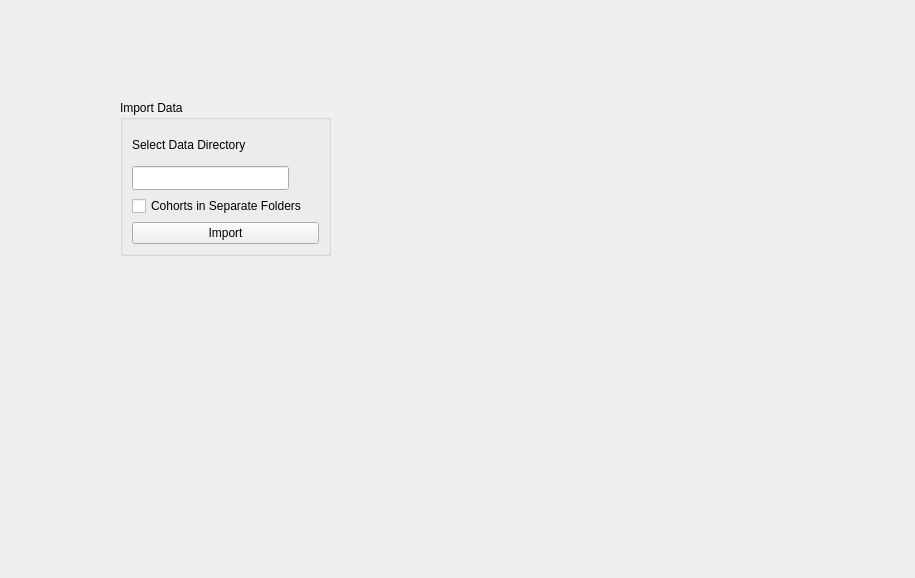
<?xml version="1.0" encoding="UTF-8"?>
<ui version="4.0">
 <class>Form</class>
 <widget class="QWidget" name="Form">
  <property name="geometry">
   <rect>
    <x>0</x>
    <y>0</y>
    <width>915</width>
    <height>578</height>
   </rect>
  </property>
  <property name="windowTitle">
   <string>Form</string>
  </property>
  <widget class="QGroupBox" name="groupBox">
   <property name="geometry">
    <rect>
     <x>120</x>
     <y>100</y>
     <width>211</width>
     <height>156</height>
    </rect>
   </property>
   <property name="title">
    <string>Import Data</string>
   </property>
   <layout class="QVBoxLayout" name="verticalLayout">
    <item>
     <widget class="QLabel" name="label">
      <property name="text">
       <string>Select Data Directory</string>
      </property>
     </widget>
    </item>
    <item>
     <layout class="QHBoxLayout" name="horizontalLayout">
      <item>
       <widget class="QLineEdit" name="lineEdit">
        <property name="minimumSize">
         <size>
          <width>0</width>
          <height>24</height>
         </size>
        </property>
       </widget>
      </item>
      <item>
       <widget class="QPushButton" name="pushButton">
        <property name="sizePolicy">
         <sizepolicy hsizetype="Fixed" vsizetype="Fixed">
          <horstretch>0</horstretch>
          <verstretch>0</verstretch>
         </sizepolicy>
        </property>
        <property name="maximumSize">
         <size>
          <width>24</width>
          <height>24</height>
         </size>
        </property>
        <property name="text">
         <string/>
        </property>
        <property name="icon">
         <iconset>
          <normaloff>../icons/folder.png</normaloff>../icons/folder.png</iconset>
        </property>
        <property name="flat">
         <bool>true</bool>
        </property>
       </widget>
      </item>
     </layout>
    </item>
    <item>
     <widget class="QCheckBox" name="checkBox">
      <property name="text">
       <string>Cohorts in Separate Folders</string>
      </property>
     </widget>
    </item>
    <item>
     <widget class="QPushButton" name="pushButton_2">
      <property name="text">
       <string>Import</string>
      </property>
     </widget>
    </item>
   </layout>
  </widget>
 </widget>
 <resources/>
 <connections/>
</ui>
